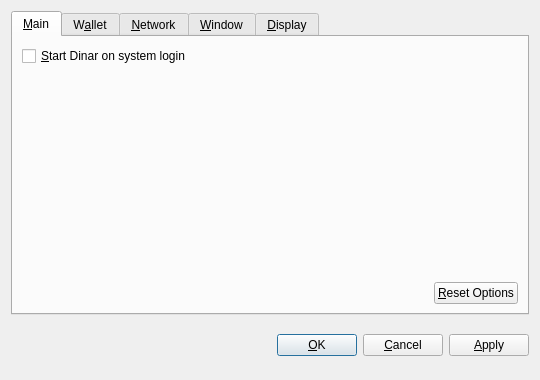
<?xml version="1.0" encoding="UTF-8"?>
<ui version="4.0">
 <class>OptionsDialog</class>
 <widget class="QDialog" name="OptionsDialog">
  <property name="geometry">
   <rect>
    <x>0</x>
    <y>0</y>
    <width>540</width>
    <height>380</height>
   </rect>
  </property>
  <property name="windowTitle">
   <string>Options</string>
  </property>
  <property name="modal">
   <bool>true</bool>
  </property>
  <layout class="QVBoxLayout" name="verticalLayout">
   <item>
    <widget class="QTabWidget" name="tabWidget">
     <property name="tabPosition">
      <enum>QTabWidget::North</enum>
     </property>
     <property name="currentIndex">
      <number>0</number>
     </property>
     <widget class="QWidget" name="tabMain">
      <attribute name="title">
       <string>&amp;Main</string>
      </attribute>
      <layout class="QVBoxLayout" name="verticalLayout_Main">
       <item>
        <widget class="QCheckBox" name="bitcoinAtStartup">
         <property name="toolTip">
          <string>Automatically start Dinar after logging in to the system.</string>
         </property>
         <property name="text">
          <string>&amp;Start Dinar on system login</string>
         </property>
        </widget>
       </item>
       <item>
        <spacer name="verticalSpacer_Main">
         <property name="orientation">
          <enum>Qt::Vertical</enum>
         </property>
         <property name="sizeHint" stdset="0">
          <size>
           <width>20</width>
           <height>40</height>
          </size>
         </property>
        </spacer>
       </item>
       <item>
        <layout class="QHBoxLayout" name="horizontalLayout_2_Main">
         <item>
          <spacer name="horizontalSpacer_2_Main">
           <property name="orientation">
            <enum>Qt::Horizontal</enum>
           </property>
           <property name="sizeHint" stdset="0">
            <size>
             <width>40</width>
             <height>20</height>
            </size>
           </property>
          </spacer>
         </item>
         <item>
          <widget class="QPushButton" name="resetButton">
           <property name="toolTip">
            <string>Reset all client options to default.</string>
           </property>
           <property name="text">
            <string>&amp;Reset Options</string>
           </property>
           <property name="autoDefault">
            <bool>false</bool>
           </property>
          </widget>
         </item>
        </layout>
       </item>
      </layout>
     </widget>
     <widget class="QWidget" name="tabWallet">
      <attribute name="title">
       <string>W&amp;allet</string>
      </attribute>
      <layout class="QVBoxLayout" name="verticalLayout_Network">
       <item>
        <widget class="QLabel" name="transactionFeeInfoLabel">
         <property name="text">
          <string>Optional transaction fee per kB that helps make sure your transactions are processed quickly. Most transactions are 1 kB.</string>
         </property>
         <property name="textFormat">
          <enum>Qt::PlainText</enum>
         </property>
         <property name="wordWrap">
          <bool>true</bool>
         </property>
        </widget>
       </item>
       <item>
        <layout class="QHBoxLayout" name="horizontalLayout_1_Main">
         <item>
          <widget class="QLabel" name="transactionFeeLabel">
           <property name="text">
            <string>Pay transaction &amp;fee</string>
           </property>
           <property name="textFormat">
            <enum>Qt::PlainText</enum>
           </property>
           <property name="buddy">
            <cstring>transactionFee</cstring>
           </property>
          </widget>
         </item>
         <item>
          <widget class="BitcoinAmountField" name="transactionFee"/>
         </item>
         <item>
          <spacer name="horizontalSpacer_1_Main">
           <property name="orientation">
            <enum>Qt::Horizontal</enum>
           </property>
           <property name="sizeHint" stdset="0">
            <size>
             <width>40</width>
             <height>20</height>
            </size>
           </property>
          </spacer>
         </item>
        </layout>
       </item>
       <item>
        <widget class="QLabel" name="label">
         <property name="text">
          <string>If you disable the spending of unconfirmed change, the change from a transaction cannot be used until that transaction has at least one confirmation. This also affects how your balance is computed.</string>
         </property>
         <property name="wordWrap">
          <bool>true</bool>
         </property>
        </widget>
       </item>
       <item>
        <widget class="QCheckBox" name="spendZeroConfChange">
         <property name="text">
          <string>Spend unconfirmed change  (experts only)</string>
         </property>
        </widget>
       </item>
       <item>
        <spacer name="verticalSpacer">
         <property name="orientation">
          <enum>Qt::Vertical</enum>
         </property>
         <property name="sizeHint" stdset="0">
          <size>
           <width>20</width>
           <height>40</height>
          </size>
         </property>
        </spacer>
       </item>
      </layout>
     </widget>
     <widget class="QWidget" name="tabNetwork">
      <attribute name="title">
       <string>&amp;Network</string>
      </attribute>
      <layout class="QVBoxLayout" name="verticalLayout_Network">
       <item>
        <widget class="QCheckBox" name="mapPortUpnp">
         <property name="toolTip">
          <string>Automatically open the Dinar client port on the router. This only works when your router supports UPnP and it is enabled.</string>
         </property>
         <property name="text">
          <string>Map port using &amp;UPnP</string>
         </property>
        </widget>
       </item>
       <item>
        <widget class="QCheckBox" name="connectSocks">
         <property name="toolTip">
          <string>Connect to the Dinar network through a SOCKS proxy (e.g. when connecting through Tor).</string>
         </property>
         <property name="text">
          <string>&amp;Connect through SOCKS proxy:</string>
         </property>
        </widget>
       </item>
       <item>
        <layout class="QHBoxLayout" name="horizontalLayout_Network">
         <item>
          <widget class="QLabel" name="proxyIpLabel">
           <property name="text">
            <string>Proxy &amp;IP:</string>
           </property>
           <property name="textFormat">
            <enum>Qt::PlainText</enum>
           </property>
           <property name="buddy">
            <cstring>proxyIp</cstring>
           </property>
          </widget>
         </item>
         <item>
          <widget class="QValidatedLineEdit" name="proxyIp">
           <property name="maximumSize">
            <size>
             <width>140</width>
             <height>16777215</height>
            </size>
           </property>
           <property name="toolTip">
            <string>IP address of the proxy (e.g. 127.0.0.1)</string>
           </property>
          </widget>
         </item>
         <item>
          <widget class="QLabel" name="proxyPortLabel">
           <property name="text">
            <string>&amp;Port:</string>
           </property>
           <property name="textFormat">
            <enum>Qt::PlainText</enum>
           </property>
           <property name="buddy">
            <cstring>proxyPort</cstring>
           </property>
          </widget>
         </item>
         <item>
          <widget class="QLineEdit" name="proxyPort">
           <property name="maximumSize">
            <size>
             <width>55</width>
             <height>16777215</height>
            </size>
           </property>
           <property name="toolTip">
            <string>Port of the proxy (e.g. 9050)</string>
           </property>
          </widget>
         </item>
         <item>
          <widget class="QLabel" name="socksVersionLabel">
           <property name="text">
            <string>SOCKS &amp;Version:</string>
           </property>
           <property name="textFormat">
            <enum>Qt::PlainText</enum>
           </property>
           <property name="buddy">
            <cstring>socksVersion</cstring>
           </property>
          </widget>
         </item>
         <item>
          <widget class="QValueComboBox" name="socksVersion">
           <property name="toolTip">
            <string>SOCKS version of the proxy (e.g. 5)</string>
           </property>
          </widget>
         </item>
         <item>
          <spacer name="horizontalSpacer_Network">
           <property name="orientation">
            <enum>Qt::Horizontal</enum>
           </property>
           <property name="sizeHint" stdset="0">
            <size>
             <width>40</width>
             <height>20</height>
            </size>
           </property>
          </spacer>
         </item>
        </layout>
       </item>
       <item>
        <spacer name="verticalSpacer_Network">
         <property name="orientation">
          <enum>Qt::Vertical</enum>
         </property>
         <property name="sizeHint" stdset="0">
          <size>
           <width>20</width>
           <height>40</height>
          </size>
         </property>
        </spacer>
       </item>
      </layout>
     </widget>
     <widget class="QWidget" name="tabWindow">
      <attribute name="title">
       <string>&amp;Window</string>
      </attribute>
      <layout class="QVBoxLayout" name="verticalLayout_Window">
       <item>
        <widget class="QCheckBox" name="minimizeToTray">
         <property name="toolTip">
          <string>Show only a tray icon after minimizing the window.</string>
         </property>
         <property name="text">
          <string>&amp;Minimize to the tray instead of the taskbar</string>
         </property>
        </widget>
       </item>
       <item>
        <widget class="QCheckBox" name="minimizeOnClose">
         <property name="toolTip">
          <string>Minimize instead of exit the application when the window is closed. When this option is enabled, the application will be closed only after selecting Quit in the menu.</string>
         </property>
         <property name="text">
          <string>M&amp;inimize on close</string>
         </property>
        </widget>
       </item>
       <item>
        <spacer name="verticalSpacer_Window">
         <property name="orientation">
          <enum>Qt::Vertical</enum>
         </property>
         <property name="sizeHint" stdset="0">
          <size>
           <width>20</width>
           <height>40</height>
          </size>
         </property>
        </spacer>
       </item>
      </layout>
     </widget>
     <widget class="QWidget" name="tabDisplay">
      <attribute name="title">
       <string>&amp;Display</string>
      </attribute>
      <layout class="QVBoxLayout" name="verticalLayout_Display">
       <item>
        <layout class="QHBoxLayout" name="horizontalLayout_1_Display">
         <item>
          <widget class="QLabel" name="langLabel">
           <property name="text">
            <string>User Interface &amp;language:</string>
           </property>
           <property name="textFormat">
            <enum>Qt::PlainText</enum>
           </property>
           <property name="buddy">
            <cstring>lang</cstring>
           </property>
          </widget>
         </item>
         <item>
          <widget class="QValueComboBox" name="lang">
           <property name="toolTip">
            <string>The user interface language can be set here. This setting will take effect after restarting Dinar.</string>
           </property>
          </widget>
         </item>
        </layout>
       </item>
       <item>
        <layout class="QHBoxLayout" name="horizontalLayout_2_Display">
         <item>
          <widget class="QLabel" name="unitLabel">
           <property name="text">
            <string>&amp;Unit to show amounts in:</string>
           </property>
           <property name="textFormat">
            <enum>Qt::PlainText</enum>
           </property>
           <property name="buddy">
            <cstring>unit</cstring>
           </property>
          </widget>
         </item>
         <item>
          <widget class="QValueComboBox" name="unit">
           <property name="toolTip">
            <string>Choose the default subdivision unit to show in the interface and when sending coins.</string>
           </property>
          </widget>
         </item>
        </layout>
       </item>
       <item>
        <widget class="QCheckBox" name="displayAddresses">
         <property name="toolTip">
          <string>Whether to show Dinar addresses in the transaction list or not.</string>
         </property>
         <property name="text">
          <string>&amp;Display addresses in transaction list</string>
         </property>
        </widget>
       </item>
       <item>
        <widget class="QCheckBox" name="coinControlFeatures">
         <property name="toolTip">
          <string>Whether to show coin control features or not.</string>
         </property>
         <property name="text">
          <string>Display coin &amp;control features (experts only!)</string>
         </property>
        </widget>
       </item>
       <item>
        <spacer name="verticalSpacer_Display">
         <property name="orientation">
          <enum>Qt::Vertical</enum>
         </property>
         <property name="sizeHint" stdset="0">
          <size>
           <width>20</width>
           <height>40</height>
          </size>
         </property>
        </spacer>
       </item>
      </layout>
     </widget>
    </widget>
   </item>
   <item>
    <layout class="QHBoxLayout" name="horizontalLayout_Buttons">
     <item>
      <spacer name="horizontalSpacer_1">
       <property name="orientation">
        <enum>Qt::Horizontal</enum>
       </property>
       <property name="sizeHint" stdset="0">
        <size>
         <width>40</width>
         <height>48</height>
        </size>
       </property>
      </spacer>
     </item>
     <item>
      <widget class="QLabel" name="statusLabel">
       <property name="font">
        <font>
         <weight>75</weight>
         <bold>true</bold>
        </font>
       </property>
       <property name="text">
        <string/>
       </property>
       <property name="textFormat">
        <enum>Qt::PlainText</enum>
       </property>
       <property name="wordWrap">
        <bool>true</bool>
       </property>
      </widget>
     </item>
     <item>
      <spacer name="horizontalSpacer_2">
       <property name="orientation">
        <enum>Qt::Horizontal</enum>
       </property>
       <property name="sizeHint" stdset="0">
        <size>
         <width>40</width>
         <height>48</height>
        </size>
       </property>
      </spacer>
     </item>
     <item>
      <widget class="QPushButton" name="okButton">
       <property name="text">
        <string>&amp;OK</string>
       </property>
      </widget>
     </item>
     <item>
      <widget class="QPushButton" name="cancelButton">
       <property name="text">
        <string>&amp;Cancel</string>
       </property>
       <property name="autoDefault">
        <bool>false</bool>
       </property>
      </widget>
     </item>
     <item>
      <widget class="QPushButton" name="applyButton">
       <property name="text">
        <string>&amp;Apply</string>
       </property>
       <property name="autoDefault">
        <bool>false</bool>
       </property>
      </widget>
     </item>
    </layout>
   </item>
  </layout>
 </widget>
 <customwidgets>
  <customwidget>
   <class>BitcoinAmountField</class>
   <extends>QSpinBox</extends>
   <header>bitcoinamountfield.h</header>
  </customwidget>
  <customwidget>
   <class>QValueComboBox</class>
   <extends>QComboBox</extends>
   <header>qvaluecombobox.h</header>
  </customwidget>
  <customwidget>
   <class>QValidatedLineEdit</class>
   <extends>QLineEdit</extends>
   <header>qvalidatedlineedit.h</header>
  </customwidget>
 </customwidgets>
 <resources/>
 <connections/>
</ui>
